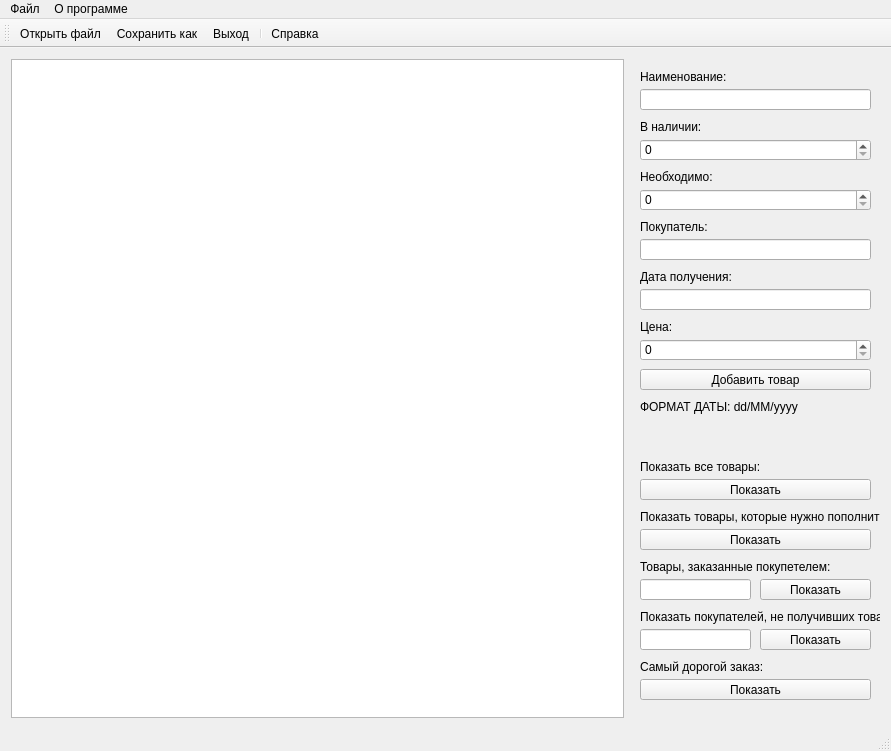
<?xml version="1.0" encoding="UTF-8"?>
<ui version="4.0">
 <class>MainWindow</class>
 <widget class="QMainWindow" name="MainWindow">
  <property name="geometry">
   <rect>
    <x>0</x>
    <y>0</y>
    <width>891</width>
    <height>751</height>
   </rect>
  </property>
  <property name="windowTitle">
   <string>Таблица товаров склада</string>
  </property>
  <property name="windowIcon">
   <iconset>
    <normaloff>../build-pr_lab4_task2-Desktop_Qt_5_11_2_MinGW_32bit-Debug/icons/warehouse.png</normaloff>../build-pr_lab4_task2-Desktop_Qt_5_11_2_MinGW_32bit-Debug/icons/warehouse.png</iconset>
  </property>
  <widget class="QWidget" name="centralWidget">
   <layout class="QGridLayout" name="gridLayout">
    <item row="0" column="0">
     <widget class="QTableView" name="table">
      <property name="autoScroll">
       <bool>false</bool>
      </property>
      <property name="selectionMode">
       <enum>QAbstractItemView::SingleSelection</enum>
      </property>
      <property name="selectionBehavior">
       <enum>QAbstractItemView::SelectRows</enum>
      </property>
      <property name="verticalScrollMode">
       <enum>QAbstractItemView::ScrollPerItem</enum>
      </property>
      <property name="showGrid">
       <bool>true</bool>
      </property>
      <property name="gridStyle">
       <enum>Qt::SolidLine</enum>
      </property>
     </widget>
    </item>
    <item row="0" column="1">
     <widget class="QWidget" name="panel" native="true">
      <property name="minimumSize">
       <size>
        <width>250</width>
        <height>0</height>
       </size>
      </property>
      <widget class="QPushButton" name="addButton">
       <property name="geometry">
        <rect>
         <x>10</x>
         <y>310</y>
         <width>231</width>
         <height>21</height>
        </rect>
       </property>
       <property name="text">
        <string>Добавить товар</string>
       </property>
      </widget>
      <widget class="QLabel" name="nameLabel">
       <property name="geometry">
        <rect>
         <x>10</x>
         <y>10</y>
         <width>91</width>
         <height>16</height>
        </rect>
       </property>
       <property name="text">
        <string>Наименование:</string>
       </property>
      </widget>
      <widget class="QLineEdit" name="nameEdit">
       <property name="geometry">
        <rect>
         <x>10</x>
         <y>30</y>
         <width>231</width>
         <height>21</height>
        </rect>
       </property>
      </widget>
      <widget class="QLabel" name="stockLabel">
       <property name="geometry">
        <rect>
         <x>10</x>
         <y>60</y>
         <width>61</width>
         <height>16</height>
        </rect>
       </property>
       <property name="text">
        <string>В наличии:</string>
       </property>
      </widget>
      <widget class="QLineEdit" name="dateEdit">
       <property name="geometry">
        <rect>
         <x>10</x>
         <y>230</y>
         <width>231</width>
         <height>21</height>
        </rect>
       </property>
      </widget>
      <widget class="QLabel" name="buyerLabel">
       <property name="geometry">
        <rect>
         <x>10</x>
         <y>160</y>
         <width>81</width>
         <height>16</height>
        </rect>
       </property>
       <property name="text">
        <string>Покупатель:</string>
       </property>
      </widget>
      <widget class="QLabel" name="neededLabel">
       <property name="geometry">
        <rect>
         <x>10</x>
         <y>110</y>
         <width>131</width>
         <height>16</height>
        </rect>
       </property>
       <property name="text">
        <string>Необходимо:</string>
       </property>
      </widget>
      <widget class="QLineEdit" name="buyerEdit">
       <property name="geometry">
        <rect>
         <x>10</x>
         <y>180</y>
         <width>231</width>
         <height>21</height>
        </rect>
       </property>
      </widget>
      <widget class="QSpinBox" name="stockBox">
       <property name="geometry">
        <rect>
         <x>10</x>
         <y>80</y>
         <width>231</width>
         <height>22</height>
        </rect>
       </property>
       <property name="maximum">
        <number>100000</number>
       </property>
      </widget>
      <widget class="QLabel" name="dateLabel">
       <property name="geometry">
        <rect>
         <x>10</x>
         <y>210</y>
         <width>131</width>
         <height>16</height>
        </rect>
       </property>
       <property name="text">
        <string>Дата получения:</string>
       </property>
      </widget>
      <widget class="QSpinBox" name="neededBox">
       <property name="geometry">
        <rect>
         <x>10</x>
         <y>130</y>
         <width>231</width>
         <height>22</height>
        </rect>
       </property>
       <property name="maximum">
        <number>100000</number>
       </property>
      </widget>
      <widget class="QLabel" name="priceLabel">
       <property name="geometry">
        <rect>
         <x>10</x>
         <y>260</y>
         <width>131</width>
         <height>16</height>
        </rect>
       </property>
       <property name="text">
        <string>Цена:</string>
       </property>
      </widget>
      <widget class="QSpinBox" name="priceBox">
       <property name="geometry">
        <rect>
         <x>10</x>
         <y>280</y>
         <width>231</width>
         <height>22</height>
        </rect>
       </property>
       <property name="maximum">
        <number>100000</number>
       </property>
      </widget>
      <widget class="QLineEdit" name="buyersFilterEdit">
       <property name="geometry">
        <rect>
         <x>10</x>
         <y>520</y>
         <width>111</width>
         <height>21</height>
        </rect>
       </property>
       <property name="text">
        <string/>
       </property>
       <property name="placeholderText">
        <string comment="Покупатель" extracomment="Покупатель"/>
       </property>
      </widget>
      <widget class="QLabel" name="toaddFilterLabel">
       <property name="geometry">
        <rect>
         <x>10</x>
         <y>450</y>
         <width>241</width>
         <height>16</height>
        </rect>
       </property>
       <property name="text">
        <string>Показать товары, которые нужно пополнить:</string>
       </property>
      </widget>
      <widget class="QPushButton" name="buyersFilterButton">
       <property name="geometry">
        <rect>
         <x>130</x>
         <y>520</y>
         <width>111</width>
         <height>21</height>
        </rect>
       </property>
       <property name="text">
        <string>Показать</string>
       </property>
      </widget>
      <widget class="QLabel" name="buyersFilterLabel">
       <property name="geometry">
        <rect>
         <x>10</x>
         <y>500</y>
         <width>241</width>
         <height>16</height>
        </rect>
       </property>
       <property name="text">
        <string>Товары, заказанные покупетелем:</string>
       </property>
      </widget>
      <widget class="QPushButton" name="toaddFilterButton">
       <property name="geometry">
        <rect>
         <x>10</x>
         <y>470</y>
         <width>231</width>
         <height>21</height>
        </rect>
       </property>
       <property name="text">
        <string>Показать</string>
       </property>
      </widget>
      <widget class="QLabel" name="noneFilterLabel">
       <property name="geometry">
        <rect>
         <x>10</x>
         <y>400</y>
         <width>171</width>
         <height>16</height>
        </rect>
       </property>
       <property name="text">
        <string>Показать все товары:</string>
       </property>
      </widget>
      <widget class="QPushButton" name="noneFilterButton">
       <property name="geometry">
        <rect>
         <x>10</x>
         <y>420</y>
         <width>231</width>
         <height>21</height>
        </rect>
       </property>
       <property name="text">
        <string>Показать</string>
       </property>
      </widget>
      <widget class="QLabel" name="ungottenFilterLabel">
       <property name="geometry">
        <rect>
         <x>10</x>
         <y>550</y>
         <width>241</width>
         <height>16</height>
        </rect>
       </property>
       <property name="text">
        <string>Показать покупателей, не получивших товар:</string>
       </property>
      </widget>
      <widget class="QPushButton" name="ungottenFilterButton">
       <property name="geometry">
        <rect>
         <x>130</x>
         <y>570</y>
         <width>111</width>
         <height>21</height>
        </rect>
       </property>
       <property name="text">
        <string>Показать</string>
       </property>
      </widget>
      <widget class="QLabel" name="expensiveFilterLabel">
       <property name="geometry">
        <rect>
         <x>10</x>
         <y>600</y>
         <width>231</width>
         <height>16</height>
        </rect>
       </property>
       <property name="text">
        <string>Самый дорогой заказ:</string>
       </property>
      </widget>
      <widget class="QPushButton" name="expensiveFilterButton">
       <property name="geometry">
        <rect>
         <x>10</x>
         <y>620</y>
         <width>231</width>
         <height>21</height>
        </rect>
       </property>
       <property name="text">
        <string>Показать</string>
       </property>
      </widget>
      <widget class="QLineEdit" name="ungottenFilterEdit">
       <property name="geometry">
        <rect>
         <x>10</x>
         <y>570</y>
         <width>111</width>
         <height>21</height>
        </rect>
       </property>
       <property name="text">
        <string/>
       </property>
       <property name="placeholderText">
        <string comment="Дата" extracomment="Дата"/>
       </property>
      </widget>
      <widget class="QLabel" name="noneFilterLabel_2">
       <property name="geometry">
        <rect>
         <x>10</x>
         <y>340</y>
         <width>171</width>
         <height>16</height>
        </rect>
       </property>
       <property name="text">
        <string>ФОРМАТ ДАТЫ: dd/MM/yyyy</string>
       </property>
      </widget>
     </widget>
    </item>
   </layout>
  </widget>
  <widget class="QMenuBar" name="menuBar">
   <property name="geometry">
    <rect>
     <x>0</x>
     <y>0</y>
     <width>891</width>
     <height>20</height>
    </rect>
   </property>
   <widget class="QMenu" name="menu">
    <property name="title">
     <string>Файл</string>
    </property>
    <addaction name="openAction"/>
    <addaction name="saveAction"/>
    <addaction name="separator"/>
    <addaction name="exitAction"/>
   </widget>
   <widget class="QMenu" name="menu_2">
    <property name="title">
     <string>О программе</string>
    </property>
    <addaction name="aboutAction"/>
   </widget>
   <addaction name="menu"/>
   <addaction name="menu_2"/>
  </widget>
  <widget class="QToolBar" name="mainToolBar">
   <attribute name="toolBarArea">
    <enum>TopToolBarArea</enum>
   </attribute>
   <attribute name="toolBarBreak">
    <bool>false</bool>
   </attribute>
   <addaction name="openAction"/>
   <addaction name="saveAction"/>
   <addaction name="exitAction"/>
   <addaction name="separator"/>
   <addaction name="aboutAction"/>
  </widget>
  <widget class="QStatusBar" name="statusBar"/>
  <action name="aboutAction">
   <property name="icon">
    <iconset>
     <normaloff>../build-pr_lab4_task2-Desktop_Qt_5_11_2_MinGW_32bit-Debug/icons/about.png</normaloff>../build-pr_lab4_task2-Desktop_Qt_5_11_2_MinGW_32bit-Debug/icons/about.png</iconset>
   </property>
   <property name="text">
    <string>Справка</string>
   </property>
   <property name="shortcut">
    <string>Ctrl+I</string>
   </property>
  </action>
  <action name="openAction">
   <property name="icon">
    <iconset>
     <normaloff>../build-pr_lab4_task2-Desktop_Qt_5_11_2_MinGW_32bit-Debug/icons/open.png</normaloff>../build-pr_lab4_task2-Desktop_Qt_5_11_2_MinGW_32bit-Debug/icons/open.png</iconset>
   </property>
   <property name="text">
    <string>Открыть файл</string>
   </property>
   <property name="shortcut">
    <string>Ctrl+O</string>
   </property>
  </action>
  <action name="saveAction">
   <property name="icon">
    <iconset>
     <normaloff>../build-pr_lab4_task2-Desktop_Qt_5_11_2_MinGW_32bit-Debug/icons/save.png</normaloff>../build-pr_lab4_task2-Desktop_Qt_5_11_2_MinGW_32bit-Debug/icons/save.png</iconset>
   </property>
   <property name="text">
    <string>Сохранить как...</string>
   </property>
   <property name="shortcut">
    <string>Ctrl+S</string>
   </property>
  </action>
  <action name="exitAction">
   <property name="icon">
    <iconset>
     <normaloff>../build-pr_lab4_task2-Desktop_Qt_5_11_2_MinGW_32bit-Debug/icons/exit.png</normaloff>../build-pr_lab4_task2-Desktop_Qt_5_11_2_MinGW_32bit-Debug/icons/exit.png</iconset>
   </property>
   <property name="text">
    <string>Выход</string>
   </property>
   <property name="shortcut">
    <string>Ctrl+Q</string>
   </property>
  </action>
 </widget>
 <layoutdefault spacing="6" margin="11"/>
 <resources/>
 <connections/>
</ui>
